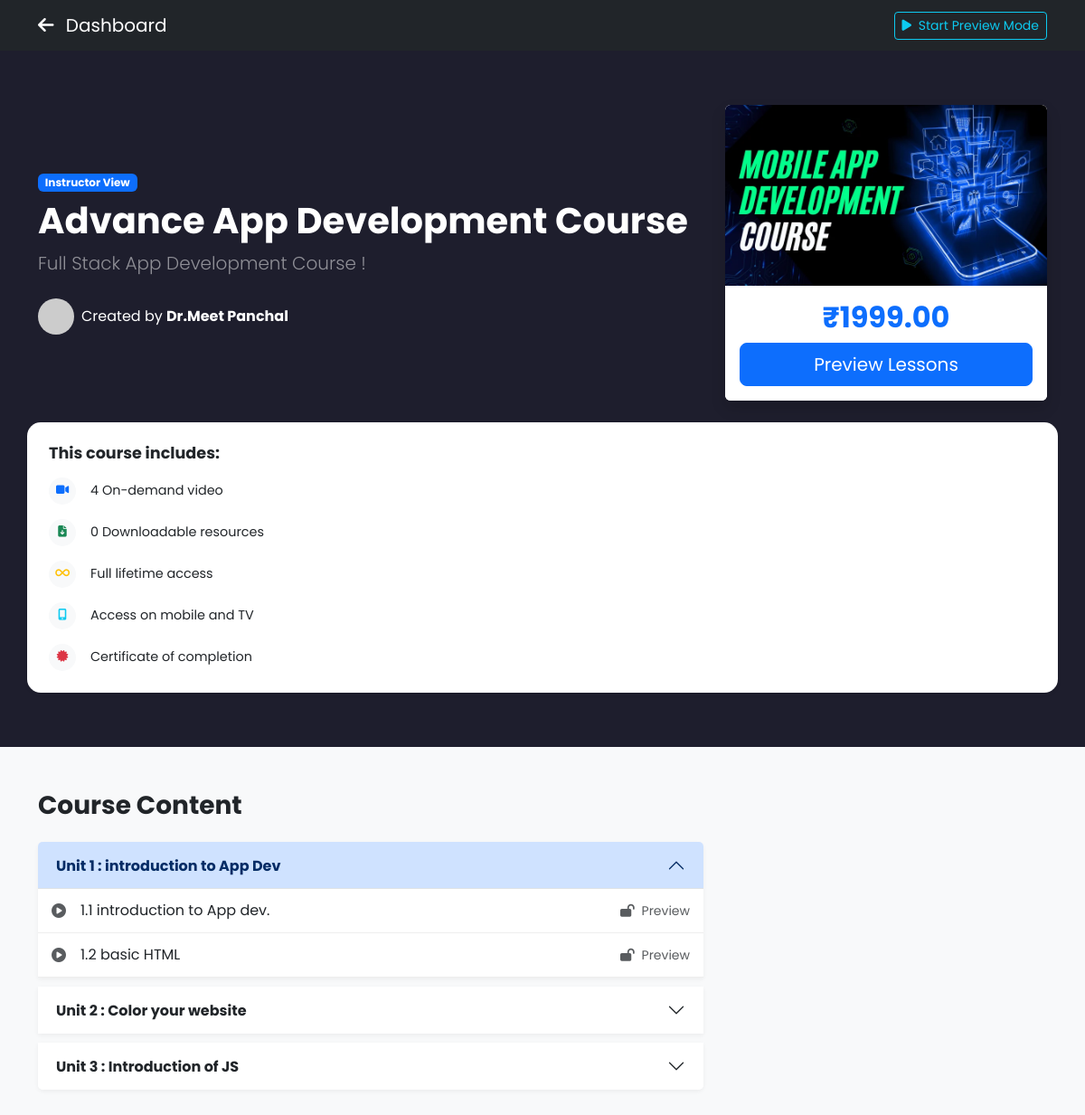
Screenshot of /instructor/view_course.php?id=6 (signed in) with the database file from the repository.
### tables this page shows
CREATE TABLE `courses` (
  `id` int(10) UNSIGNED NOT NULL,
  `instructor_id` int(10) UNSIGNED NOT NULL,
  `category_id` int(10) DEFAULT NULL,
  `title` varchar(150) NOT NULL,
  `price` decimal(10,2) DEFAULT 0.00,
  `description` text DEFAULT NULL,
  `thumbnail` varchar(255) DEFAULT NULL,
  `status` enum('draft','published') DEFAULT 'draft',
  `created_at` timestamp NOT NULL DEFAULT current_timestamp()
);

CREATE TABLE `users` (
  `id` int(10) UNSIGNED NOT NULL,
  `name` varchar(100) NOT NULL,
  `email` varchar(100) NOT NULL,
  `password` varchar(255) NOT NULL,
  `role` enum('student','instructor','admin') NOT NULL DEFAULT 'student',
  `created_at` timestamp NOT NULL DEFAULT current_timestamp(),
  `approved` tinyint(1) DEFAULT 1,
  `otp` varchar(10) DEFAULT NULL
);

CREATE TABLE `units` (
  `id` int(10) UNSIGNED NOT NULL,
  `course_id` int(10) UNSIGNED NOT NULL,
  `unit_title` varchar(255) NOT NULL,
  `order_no` int(11) DEFAULT 0
);

CREATE TABLE `lessons` (
  `id` int(10) UNSIGNED NOT NULL,
  `unit_id` int(10) UNSIGNED NOT NULL,
  `lesson_title` varchar(255) NOT NULL,
  `content_type` enum('video','pdf','text') DEFAULT 'video',
  `lesson_url` varchar(500) DEFAULT NULL,
  `order_no` int(11) DEFAULT 0
);

### instructor/view_course.php (the view, shortened to what this page needs)
<?php
require '../config/config.php';
$course_id = isset($_GET['id']) ? (int)$_GET['id'] : 0;
$course_q = mysqli_query($conn, "SELECT c.*, u.name as instructor_name FROM courses c
                                JOIN users u ON c.instructor_id = u.id
                                WHERE c.id = $course_id");
$course = mysqli_fetch_assoc($course_q);
?>
<!DOCTYPE html>
<html lang="en">
<head>
    <link href="https://cdn.jsdelivr.net/npm/bootstrap@5.3.0/dist/css/bootstrap.min.css" rel="stylesheet">
    <link rel="stylesheet" href="https://cdnjs.cloudflare.com/ajax/libs/font-awesome/6.4.0/css/all.min.css">
</head>
<body>
<nav class="navbar navbar-dark bg-dark sticky-top">
    <div class="container">
        <a class="navbar-brand" href="manage_courses.php"><i class="fas fa-arrow-left me-2"></i> Dashboard</a>
        <button class="btn btn-outline-info btn-sm" onclick="toggleMode()" id="mode-btn">
            <i class="fas fa-play me-1"></i> Start Preview Mode
        </button>
    </div>
</nav>
<div id="landing-page">
    <header class="course-header">
        <div class="container">
            <div class="row align-items-center">
                <div class="col-md-8">
                    <span class="badge bg-primary mb-2">Instructor View</span>
                    <h1 class="fw-bold"><?= $course['title'] ?></h1>
                    <p class="lead text-white-50"><?= substr(strip_tags($course['description']), 0, 150) ?></p>
                    <div class="d-flex align-items-center mt-4">
                        <img src="https://ui-avatars.com/api/?name=<?= $course['instructor_name'] ?>&background=random" class="rounded-circle me-2" width="40">
                        <span>Created by <strong><?= $course['instructor_name'] ?></strong></span>
                    </div>
                </div>
                <div class="col-md-4 text-center">
                    <div class="card shadow border-0 overflow-hidden">
                        <img src="../uploads/thumbnails/<?= $course['thumbnail'] ?: 'course-default.jpg' ?>" class="card-img-top">
                        <div class="card-body bg-white text-dark">
                            <h2 class="fw-bold text-primary">₹<?= $course['price'] ?></h2>
                            <button class="btn btn-primary w-100 btn-lg" onclick="toggleMode()">Preview Lessons</button>
                        </div>
                    </div>
                </div>
                <div class="card border-0 shadow-sm p-4 mt-4" style="border-radius: 15px;">
                    <h5 class="fw-bold mb-3" style="font-size: 1.1rem;">This course includes:</h5>
                    <?php
                    $counts_q = mysqli_query($conn, "SELECT
                        SUM(CASE WHEN content_type = 'video' THEN 1 ELSE 0 END) as video_count,
                        SUM(CASE WHEN content_type = 'file' THEN 1 ELSE 0 END) as file_count
                        FROM lessons WHERE unit_id IN (SELECT id FROM units WHERE course_id = $course_id)");
                    $counts = mysqli_fetch_assoc($counts_q);
                    ?>
                    <ul class="list-unstyled mb-0" style="font-size: 0.9rem;">
                        <li class="mb-3 d-flex align-items-center">
                            <div class="icon-box me-3 text-primary bg-light rounded-circle d-flex align-items-center justify-content-center" style="width: 30px; height: 30px; min-width: 30px;">
                            </div>
                            <span><?= ($counts['video_count'] > 0) ? $counts['video_count'] : '0' ?> On-demand video</span>
                        </li>
                        <li class="mb-3 d-flex align-items-center">
                            <div class="icon-box me-3 text-success bg-light rounded-circle d-flex align-items-center justify-content-center" style="width: 30px; height: 30px; min-width: 30px;">
                            </div>
                            <span><?= ($counts['file_count'] > 0) ? $counts['file_count'] : '0' ?> Downloadable resources</span>
                        </li>
                        <li class="mb-3 d-flex align-items-center">
                            <div class="icon-box me-3 text-warning bg-light rounded-circle d-flex align-items-center justify-content-center" style="width: 30px; height: 30px; min-width: 30px;">
                            </div>
                            <span>Full lifetime access</span>
                        </li>
                        <li class="mb-3 d-flex align-items-center">
                            <div class="icon-box me-3 text-info bg-light rounded-circle d-flex align-items-center justify-content-center" style="width: 30px; height: 30px; min-width: 30px;">
                            </div>
                            <span>Access on mobile and TV</span>
                        </li>
                        <li class="mb-0 d-flex align-items-center">
                            <div class="icon-box me-3 text-danger bg-light rounded-circle d-flex align-items-center justify-content-center" style="width: 30px; height: 30px; min-width: 30px;">
                            </div>
                            <span>Certificate of completion</span>
                        </li>
                    </ul>
                </div>
            </div>
        </div>
    </header>
    <div class="container my-5">
        <div class="row">
            <div class="col-md-8">
                <h3 class="fw-bold mb-4">Course Content</h3>
                <div class="accordion" id="curriculumAccordion">
                    <?php
                    $units_q = mysqli_query($conn, "SELECT * FROM units WHERE course_id = $course_id ORDER BY id ASC");
                    $index = 0;
                    while($unit = mysqli_fetch_assoc($units_q)):
                        $index++; $u_id = $unit['id'];
                    ?>
                    <div class="accordion-item unit-card">
                        <h2 class="accordion-header">
                            <button class="accordion-button <?= ($index > 1) ? 'collapsed' : '' ?>" type="button" data-bs-toggle="collapse" data-bs-target="#unit-<?= $u_id ?>">
                                <strong><?= htmlspecialchars($unit['unit_title']) ?></strong>
                            </button>
                        </h2>
                        <div id="unit-<?= $u_id ?>" class="accordion-collapse collapse <?= ($index == 1) ? 'show' : '' ?>" data-bs-parent="#curriculumAccordion">
                            <div class="accordion-body p-0">
                                <?php
                                $lessons_q = mysqli_query($conn, "SELECT * FROM lessons WHERE unit_id = $u_id ORDER BY id ASC");
                                while($lesson = mysqli_fetch_assoc($lessons_q)):
                                ?>
                                <div class="landing-lesson-item" onclick="switchToLesson('<?= $lesson['lesson_url'] ?>', '<?= $lesson['content_type'] ?>', '<?= addslashes($lesson['lesson_title']) ?>', 'lesson-idx-<?= $lesson['id'] ?>')">
                                    <i class="fas fa-play-circle text-muted me-3"></i>
                                    <span><?= htmlspecialchars($lesson['lesson_title']) ?></span>
                                    <span class="ms-auto text-muted small"><i class="fas fa-lock-open me-1"></i> Preview</span>
                                </div>
                                <?php endwhile; ?>
                            </div>
                        </div>
                    </div>
                    <?php endwhile; ?>
                </div>
            </div>
        </div>
    </div>
</div>
</body>
</html>

### instructor/view_course.php (style rules this page uses)
body { font-family: 'Poppins', sans-serif; background-color: #f8f9fa; }
.course-header { background: #1e1e2d; color: white; padding: 60px 0; }
.unit-card { border: none; margin-bottom: 10px; box-shadow: 0 2px 5px rgba(0,0,0,0.05); }
.landing-lesson-item { padding: 12px 15px; border-bottom: 1px solid #eee; display: flex; align-items: center; cursor: pointer; transition: 0.3s; }

### rows the page displays
courses: title "Advance App Development Course", description "Full Stack App Development Course !", instructor.name "Dr.Meet Panchal", thumbnail (picture), price "1999.00"
units: unit_title "Unit 1 : introduction to App Dev"
lessons: lesson_title "1.1 introduction to App dev."
lessons: lesson_title "1.2 basic HTML"
units: unit_title "Unit 2 : Color your website"
units: unit_title "Unit 3 : Introduction of JS"

### other values shown
$counts['video_count'] "4"
